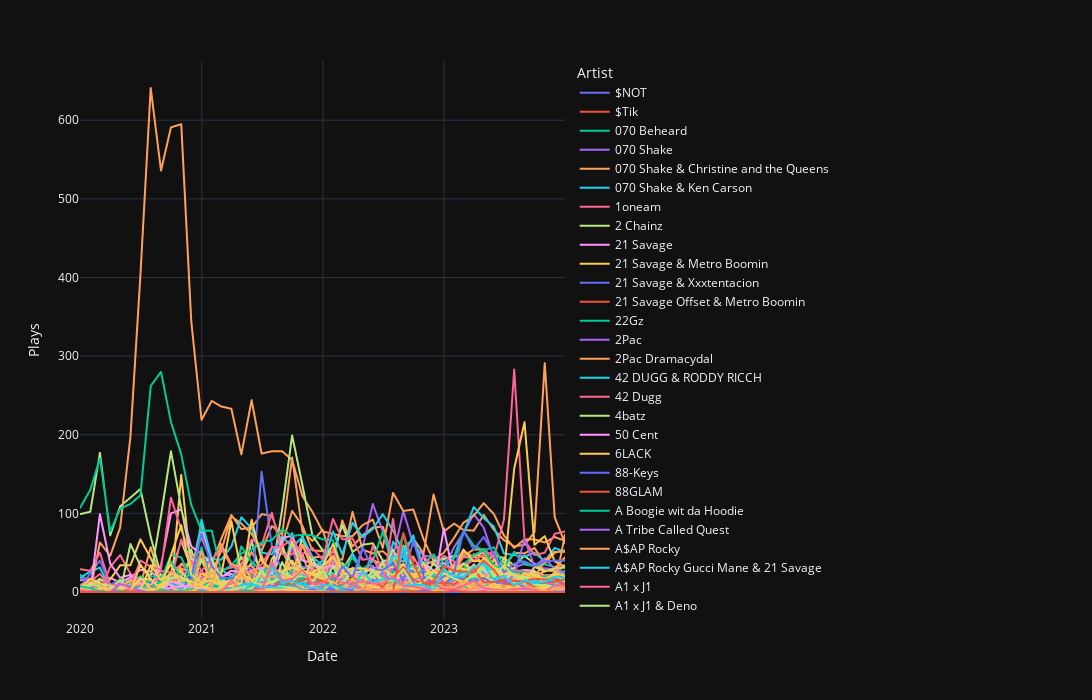

Write notebook code for a chart like this one.
### Code cell
pd.options.plotting.backend = "plotly"
fig = grouped_by_month[:-1].plot(template = 'plotly_dark')
fig.update_layout(autosize=False, width=1500, height=700)
fig.update_yaxes(title_text="Plays")
fig.show()
